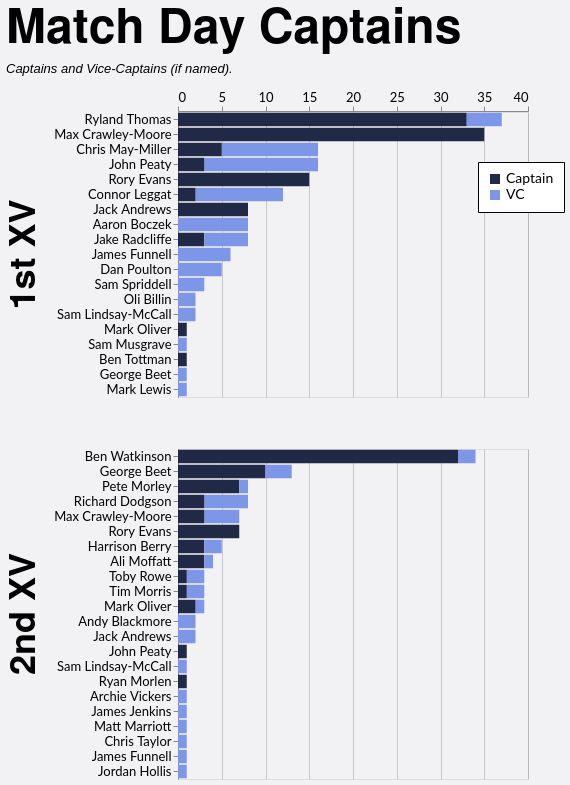

Describe this chart as a Vega-Lite specification.
### Vega-Lite specification from a JSON file in a GitHub repository (floating-point values rounded to 4 significant figures)
{"config": {"axis": {"labelFont": "Lato, sans-serif", "titleFont": "PT Sans Narrow, Helvetica Neue, Helvetica, Arial, sans-serif", "labelFontSize": 13, "titleFontSize": 24, "gridColor": "#202947", "gridOpacity": 0.2}, "header": {"labelFont": "PT Sans Narrow, Helvetica Neue, Helvetica, Arial, sans-serif", "titleFont": "PT Sans Narrow, Helvetica Neue, Helvetica, Arial, sans-serif", "labelFontSize": 24, "titleFontSize": 28, "labelFontWeight": "bold", "orient": "left"}, "legend": {"labelFont": "Lato, sans-serif", "titleFont": "PT Sans Narrow, Helvetica Neue, Helvetica, Arial, sans-serif", "labelFontSize": 14, "titleFontSize": 16, "titlePadding": 5, "fillColor": "white", "strokeColor": "black", "padding": 10, "titleFontWeight": "lighter", "titleFontStyle": "italic", "titleColor": "gray", "offset": 10}, "title": {"font": "PT Sans Narrow, Helvetica Neue, Helvetica, Arial, sans-serif", "fontSize": 48, "fontWeight": "bold", "anchor": "start", "align": "center", "titlePadding": 20, "subtitlePadding": 10, "subtitleFontSize": 13, "subtitleColor": "", "subtitleFontStyle": "italic", "offset": 15, "color": "black"}, "axisX": {"labelAngle": 0}, "facet": {"title": null, "header": null, "align": {"row": "each", "column": "each"}}, "resolve": {"scale": {"y": "independent", "facet": "independent"}}, "background": "#f2f1f4"}, "data": {"name": "data-4301c4607e951063b0c35d91f3446bb1"}, "mark": {"type": "bar"}, "encoding": {"color": {"field": "is_captain", "legend": {"labelExpr": "datum.value ? 'Captain' : 'VC'", "legendX": 300, "legendY": 50, "orient": "none", "title": null}, "scale": {"domain": [true, false], "range": ["#202946", "#7d96e8"]}, "type": "nominal"}, "order": {"field": "is_captain", "sort": "descending", "type": "nominal"}, "row": {"field": "squad", "header": {"labelExpr": "datum.value + ' XV'", "labelFontSize": 36, "title": null}, "spacing": 50, "title": null, "type": "nominal"}, "tooltip": [{"field": "player", "type": "nominal"}, {"field": "squad", "type": "nominal"}, {"aggregate": "sum", "field": "games", "type": "quantitative"}, {"field": "is_captain", "type": "nominal"}], "x": {"aggregate": "sum", "axis": {"orient": "top", "title": null}, "field": "games", "type": "quantitative"}, "y": {"field": "player", "sort": "-x", "title": null, "type": "nominal"}}, "height": {"step": 15}, "resolve": {"scale": {"y": "independent"}}, "title": {"text": "Match Day Captains", "subtitle": "Captains and Vice-Captains (if named)."}, "width": 350, "$schema": "https://vega.github.io/schema/vega-lite/v5.20.1.json", "datasets": {"data-4301c4607e951063b0c35d91f3446bb1": [{"player": "Ryland Thomas", "squad": "1st", "season": "2024/25", "game_type": "League", "is_captain": true, "games": 15}, {"player": "Max Crawley-Moore", "squad": "1st", "season": "2022/23", "game_type": "League", "is_captain": true, "games": 15}, {"player": "Ryland Thomas", "squad": "1st", "season": "2023/24", "game_type": "League", "is_captain": true, "games": 13}, {"player": "Rory Evans", "squad": "1st", "season": "2025/26", "game_type": "League", "is_captain": true, "games": 11}, {"player": "Chris May-Miller", "squad": "1st", "season": "2024/25", "game_type": "League", "is_captain": false, "games": 9}, {"player": "Ben Watkinson", "squad": "2nd", "season": "2023/24", "game_type": "League", "is_captain": true, "games": 9}, {"player": "Ben Watkinson", "squad": "2nd", "season": "2021/22", "game_type": "League", "is_captain": true, "games": 9}, {"player": "Connor Leggat", "squad": "1st", "season": "2023/24", "game_type": "League", "is_captain": false, "games": 9}, {"player": "Ben Watkinson", "squad": "2nd", "season": "2022/23", "game_type": "League", "is_captain": true, "games": 9}, {"player": "Max Crawley-Moore", "squad": "1st", "season": "2021/22", "game_type": "League", "is_captain": true, "games": 8}, {"player": "George Beet", "squad": "2nd", "season": "2025/26", "game_type": "League", "is_captain": true, "games": 6}, {"player": "Chris May-Miller", "squad": "1st", "season": "2024/25", "game_type": "League", "is_captain": true, "games": 5}, {"player": "Jack Andrews", "squad": "1st", "season": "2021/22", "game_type": "Friendly", "is_captain": true, "games": 5}, {"player": "Max Crawley-Moore", "squad": "1st", "season": "2023/24", "game_type": "League", "is_captain": true, "games": 5}, {"player": "Dan Poulton", "squad": "1st", "season": "2023/24", "game_type": "League", "is_captain": false, "games": 5}, {"player": "John Peaty", "squad": "1st", "season": "2021/22", "game_type": "League", "is_captain": false, "games": 4}, {"player": "Pete Morley", "squad": "2nd", "season": "2024/25", "game_type": "League", "is_captain": true, "games": 4}, {"player": "Max Crawley-Moore", "squad": "2nd", "season": "2023/24", "game_type": "League", "is_captain": false, "games": 4}, {"player": "John Peaty", "squad": "1st", "season": "2022/23", "game_type": "League", "is_captain": false, "games": 4}, {"player": "Aaron Boczek", "squad": "1st", "season": "2025/26", "game_type": "League", "is_captain": false, "games": 4}, {"player": "Jake Radcliffe", "squad": "1st", "season": "2025/26", "game_type": "League", "is_captain": true, "games": 3}, {"player": "John Peaty", "squad": "1st", "season": "2024/25", "game_type": "League", "is_captain": false, "games": 3}, {"player": "Harrison Berry", "squad": "2nd", "season": "2025/26", "game_type": "League", "is_captain": true, "games": 3}, {"player": "Rory Evans", "squad": "1st", "season": "2025/26", "game_type": "Cup", "is_captain": true, "games": 3}, {"player": "Rory Evans", "squad": "2nd", "season": "2024/25", "game_type": "Friendly", "is_captain": true, "games": 3}, {"player": "Max Crawley-Moore", "squad": "1st", "season": "2022/23", "game_type": "Cup", "is_captain": true, "games": 3}, {"player": "Ryland Thomas", "squad": "1st", "season": "2023/24", "game_type": "Cup", "is_captain": true, "games": 3}, {"player": "Richard Dodgson", "squad": "2nd", "season": "2022/23", "game_type": "League", "is_captain": false, "games": 3}, {"player": "Jack Andrews", "squad": "1st", "season": "2021/22", "game_type": "League", "is_captain": true, "games": 3}, {"player": "Rory Evans", "squad": "2nd", "season": "2024/25", "game_type": "League", "is_captain": true, "games": 3}, {"player": "James Funnell", "squad": "1st", "season": "2021/22", "game_type": "Friendly", "is_captain": false, "games": 3}, {"player": "Ryland Thomas", "squad": "1st", "season": "2023/24", "game_type": "League", "is_captain": false, "games": 3}, {"player": "Sam Spriddell", "squad": "1st", "season": "2024/25", "game_type": "League", "is_captain": false, "games": 3}, {"player": "Jake Radcliffe", "squad": "1st", "season": "2025/26", "game_type": "League", "is_captain": false, "games": 3}, {"player": "Pete Morley", "squad": "2nd", "season": "2024/25", "game_type": "Friendly", "is_captain": true, "games": 3}, {"player": "Ryland Thomas", "squad": "1st", "season": "2024/25", "game_type": "Cup", "is_captain": true, "games": 2}, {"player": "Ali Moffatt", "squad": "2nd", "season": "2021/22", "game_type": "League", "is_captain": true, "games": 2}, {"player": "Max Crawley-Moore", "squad": "1st", "season": "2021/22", "game_type": "Cup", "is_captain": true, "games": 2}, {"player": "Ben Watkinson", "squad": "2nd", "season": "2022/23", "game_type": "Friendly", "is_captain": true, "games": 2}, {"player": "Andy Blackmore", "squad": "2nd", "season": "2021/22", "game_type": "League", "is_captain": false, "games": 2}, {"player": "Jack Andrews", "squad": "2nd", "season": "2023/24", "game_type": "League", "is_captain": false, "games": 2}, {"player": "Ben Watkinson", "squad": "2nd", "season": "2021/22", "game_type": "Friendly", "is_captain": true, "games": 2}, {"player": "Chris May-Miller", "squad": "1st", "season": "2024/25", "game_type": "Cup", "is_captain": false, "games": 2}, {"player": "George Beet", "squad": "2nd", "season": "2025/26", "game_type": "Cup", "is_captain": true, "games": 2}, {"player": "Jake Radcliffe", "squad": "1st", "season": "2025/26", "game_type": "Cup", "is_captain": false, "games": 2}, {"player": "Harrison Berry", "squad": "2nd", "season": "2025/26", "game_type": "League", "is_captain": false, "games": 2}, {"player": "James Funnell", "squad": "1st", "season": "2021/22", "game_type": "League", "is_captain": false, "games": 2}, {"player": "George Beet", "squad": "2nd", "season": "2024/25", "game_type": "League", "is_captain": true, "games": 2}, {"player": "Richard Dodgson", "squad": "2nd", "season": "2021/22", "game_type": "League", "is_captain": false, "games": 2}, {"player": "Max Crawley-Moore", "squad": "2nd", "season": "2024/25", "game_type": "League", "is_captain": true, "games": 2}, {"player": "Toby Rowe", "squad": "2nd", "season": "2021/22", "game_type": "League", "is_captain": false, "games": 2}, {"player": "Tim Morris", "squad": "2nd", "season": "2023/24", "game_type": "League", "is_captain": false, "games": 2}, {"player": "Oli Billin", "squad": "1st", "season": "2023/24", "game_type": "Cup", "is_captain": false, "games": 1}, {"player": "Sam Lindsay-McCall", "squad": "1st", "season": "2021/22", "game_type": "Friendly", "is_captain": false, "games": 1}, {"player": "Toby Rowe", "squad": "2nd", "season": "2021/22", "game_type": "Cup", "is_captain": true, "games": 1}, {"player": "Ali Moffatt", "squad": "2nd", "season": "2021/22", "game_type": "League", "is_captain": false, "games": 1}, {"player": "Connor Leggat", "squad": "1st", "season": "2023/24", "game_type": "Friendly", "is_captain": true, "games": 1}, {"player": "Mark Oliver", "squad": "1st", "season": "2023/24", "game_type": "Cup", "is_captain": true, "games": 1}, {"player": "John Peaty", "squad": "2nd", "season": "2024/25", "game_type": "League", "is_captain": true, "games": 1}, {"player": "Max Crawley-Moore", "squad": "1st", "season": "2023/24", "game_type": "Friendly", "is_captain": true, "games": 1}, {"player": "Sam Musgrave", "squad": "1st", "season": "2023/24", "game_type": "League", "is_captain": false, "games": 1}, {"player": "Richard Dodgson", "squad": "2nd", "season": "2022/23", "game_type": "Cup", "is_captain": true, "games": 1}, {"player": "Tim Morris", "squad": "2nd", "season": "2024/25", "game_type": "League", "is_captain": true, "games": 1}, {"player": "Pete Morley", "squad": "2nd", "season": "2021/22", "game_type": "League", "is_captain": false, "games": 1}, {"player": "Mark Oliver", "squad": "2nd", "season": "2023/24", "game_type": "League", "is_captain": false, "games": 1}, {"player": "Sam Lindsay-McCall", "squad": "2nd", "season": "2024/25", "game_type": "Friendly", "is_captain": false, "games": 1}, {"player": "Max Crawley-Moore", "squad": "1st", "season": "2021/22", "game_type": "Friendly", "is_captain": true, "games": 1}, {"player": "Connor Leggat", "squad": "1st", "season": "2023/24", "game_type": "League", "is_captain": true, "games": 1}, {"player": "Mark Oliver", "squad": "2nd", "season": "2023/24", "game_type": "League", "is_captain": true, "games": 1}, {"player": "Ben Watkinson", "squad": "2nd", "season": "2021/22", "game_type": "Cup", "is_captain": false, "games": 1}, {"player": "Aaron Boczek", "squad": "1st", "season": "2023/24", "game_type": "Cup", "is_captain": false, "games": 1}, {"player": "Connor Leggat", "squad": "1st", "season": "2025/26", "game_type": "League", "is_captain": false, "games": 1}, {"player": "Ryan Morlen", "squad": "2nd", "season": "2023/24", "game_type": "League", "is_captain": true, "games": 1}, {"player": "Max Crawley-Moore", "squad": "2nd", "season": "2023/24", "game_type": "League", "is_captain": true, "games": 1}, {"player": "John Peaty", "squad": "1st", "season": "2022/23", "game_type": "League", "is_captain": true, "games": 1}, {"player": "Ben Tottman", "squad": "1st", "season": "2024/25", "game_type": "League", "is_captain": true, "games": 1}, {"player": "Aaron Boczek", "squad": "1st", "season": "2022/23", "game_type": "League", "is_captain": false, "games": 1}, {"player": "Ben Watkinson", "squad": "2nd", "season": "2022/23", "game_type": "League", "is_captain": false, "games": 1}, {"player": "James Funnell", "squad": "1st", "season": "2025/26", "game_type": "Friendly", "is_captain": false, "games": 1}, {"player": "George Beet", "squad": "1st", "season": "2025/26", "game_type": "Friendly", "is_captain": false, "games": 1}, {"player": "Ali Moffatt", "squad": "2nd", "season": "2021/22", "game_type": "Cup", "is_captain": true, "games": 1}, {"player": "John Peaty", "squad": "1st", "season": "2021/22", "game_type": "Cup", "is_captain": false, "games": 1}, {"player": "Archie Vickers", "squad": "2nd", "season": "2023/24", "game_type": "Friendly", "is_captain": false, "games": 1}, {"player": "John Peaty", "squad": "1st", "season": "2024/25", "game_type": "League", "is_captain": true, "games": 1}, {"player": "Oli Billin", "squad": "1st", "season": "2023/24", "game_type": "Friendly", "is_captain": false, "games": 1}, {"player": "George Beet", "squad": "2nd", "season": "2021/22", "game_type": "League", "is_captain": false, "games": 1}, {"player": "John Peaty", "squad": "1st", "season": "2023/24", "game_type": "League", "is_captain": true, "games": 1}, {"player": "James Jenkins", "squad": "2nd", "season": "2022/23", "game_type": "Friendly", "is_captain": false, "games": 1}, {"player": "Aaron Boczek", "squad": "1st", "season": "2023/24", "game_type": "League", "is_captain": false, "games": 1}, {"player": "Aaron Boczek", "squad": "1st", "season": "2025/26", "game_type": "Cup", "is_captain": false, "games": 1}, {"player": "Mark Lewis", "squad": "1st", "season": "2025/26", "game_type": "League", "is_captain": false, "games": 1}, {"player": "Mark Oliver", "squad": "2nd", "season": "2023/24", "game_type": "Friendly", "is_captain": true, "games": 1}, {"player": "Matt Marriott", "squad": "2nd", "season": "2021/22", "game_type": "League", "is_captain": false, "games": 1}, {"player": "Rory Evans", "squad": "1st", "season": "2025/26", "game_type": "Friendly", "is_captain": true, "games": 1}, {"player": "George Beet", "squad": "2nd", "season": "2024/25", "game_type": "Friendly", "is_captain": false, "games": 1}, {"player": "Richard Dodgson", "squad": "2nd", "season": "2021/22", "game_type": "League", "is_captain": true, "games": 1}, {"player": "Chris Taylor", "squad": "2nd", "season": "2021/22", "game_type": "Friendly", "is_captain": false, "games": 1}, {"player": "George Beet", "squad": "2nd", "season": "2024/25", "game_type": "League", "is_captain": false, "games": 1}, {"player": "Ben Watkinson", "squad": "2nd", "season": "2023/24", "game_type": "Friendly", "is_captain": true, "games": 1}, {"player": "James Funnell", "squad": "2nd", "season": "2023/24", "game_type": "League", "is_captain": false, "games": 1}, {"player": "Rory Evans", "squad": "2nd", "season": "2024/25", "game_type": "Cup", "is_captain": true, "games": 1}, {"player": "John Peaty", "squad": "1st", "season": "2021/22", "game_type": "Friendly", "is_captain": false, "games": 1}, {"player": "Sam Lindsay-McCall", "squad": "1st", "season": "2023/24", "game_type": "Friendly", "is_captain": false, "games": 1}, {"player": "Ryland Thomas", "squad": "1st", "season": "2023/24", "game_type": "Cup", "is_captain": false, "games": 1}, {"player": "Jordan Hollis", "squad": "2nd", "season": "2021/22", "game_type": "League", "is_captain": false, "games": 1}, {"player": "Richard Dodgson", "squad": "2nd", "season": "2022/23", "game_type": "League", "is_captain": true, "games": 1}]}}
